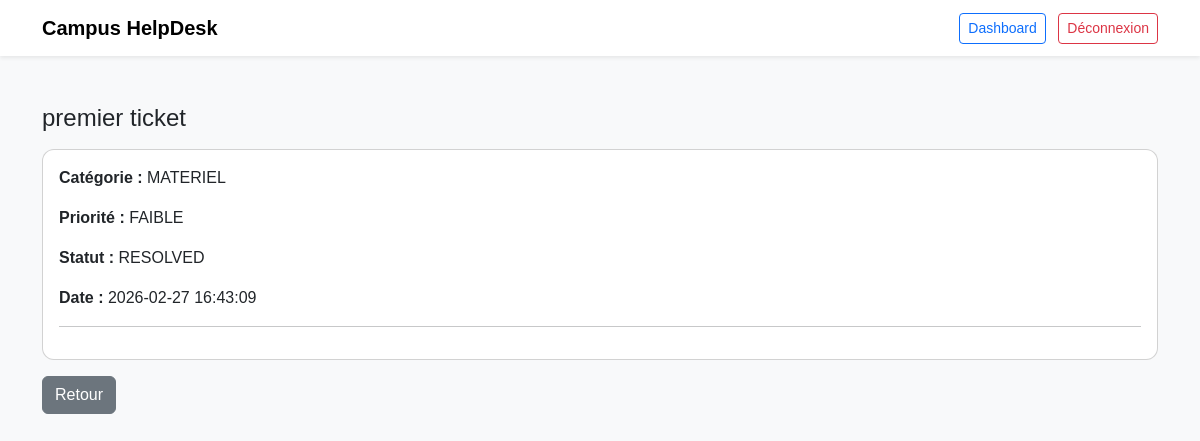
Screenshot of /index.php?route=ticket-show&id=1 (signed in) with the database file from the repository.
### tables this page shows
CREATE TABLE `tickets` (
  `id` int(11) NOT NULL,
  `titre` varchar(150) NOT NULL,
  `description` text NOT NULL,
  `categorie` varchar(50) NOT NULL,
  `priorite` enum('FAIBLE','MOYENNE','ELEVEE') NOT NULL,
  `statut` enum('OPEN','IN_PROGRESS','RESOLVED','CLOSED') NOT NULL DEFAULT 'OPEN',
  `auteur_id` int(11) NOT NULL,
  `technicien_id` int(11) DEFAULT NULL,
  `created_at` datetime DEFAULT CURRENT_TIMESTAMP,
  `updated_at` datetime DEFAULT NULL
);

### app/core/View.php (called while the page is built, shortened)
<?php
final class View {
  public static function render(string $view, array $data = []){
    require __DIR__ . "/../views/layouts/main.php";
  }
}

### app/controllers/TicketController.php (called while the page is built, shortened)
<?php
require_once __DIR__ . '/../core/View.php';
require_once __DIR__ . '/../models/TicketModel.php';
final class TicketController {
  public function show() {
    $user = Auth::user();
    $id = isset($_GET['id']) ? (int)$_GET['id'] : 0;
    $ticketModel = new TicketModel();
    $messageModel = new MessageModel();
    $ticket = $ticketModel->findById($id);
    $messages = $messageModel->findByTicket($id);
    View::render('tickets/show', [
        'ticket' => $ticket,
        'messages' => $messages,
        'user' => $user
    ]);
}
}

### public/index.php (called while the page is built, shortened)
<?php
$route = isset($_GET['route']) ? $_GET['route'] : '';
Router::dispatch($route);

### app/core/Database.php (called while the page is built, shortened)
<?php
final class Database {
  private static $pdo = null;
  public static function pdo(){
    if (self::$pdo === null) {
      $dsn = "mysql:host=127.0.0.1;dbname=campus_helpdesk;charset=utf8mb4";
      self::$pdo = new PDO($dsn, "root", "root", [
        PDO::ATTR_ERRMODE => PDO::ERRMODE_EXCEPTION,
        PDO::ATTR_DEFAULT_FETCH_MODE => PDO::FETCH_ASSOC,
        PDO::ATTR_EMULATE_PREPARES => false,
      ]);
    }
    return self::$pdo;
  }
}

### app/models/TicketModel.php (called while the page is built, shortened)
<?php
require_once __DIR__ . '/../core/Database.php';
final class TicketModel {
  public function findById($id) {
    $sql = "SELECT * FROM tickets WHERE id = :id";
    $stmt = Database::pdo()->prepare($sql);
    $stmt->execute(['id' => $id]);
    return $stmt->fetch();
  }
}

### app/views/tickets/show.php (the view, shortened to what this page needs)
<h1 class="h4 mb-3"><?= htmlspecialchars($ticket['titre']) ?></h1>
<div class="card">
  <div class="card-body">
    <p><strong>Catégorie :</strong> <?= htmlspecialchars($ticket['categorie']) ?></p>
    <p><strong>Priorité :</strong> <?= htmlspecialchars($ticket['priorite']) ?></p>
    <p><strong>Statut :</strong> <?= htmlspecialchars($ticket['statut']) ?></p>
    <p><strong>Date :</strong> <?= htmlspecialchars($ticket['created_at']) ?></p>
  <hr>
  </div>
</div>
<a href="index.php?route=tickets" class="btn btn-secondary mt-3">
  Retour
</a>

### public/assets/css/style.css (style rules this page uses)
body { font-family: Arial, sans-serif; }
.card { border-radius: 12px; }

### rows the page displays
tickets: titre "premier ticket", categorie "MATERIEL", priorite "FAIBLE", statut "RESOLVED", created_at "2026-02-27 16:43:09"
